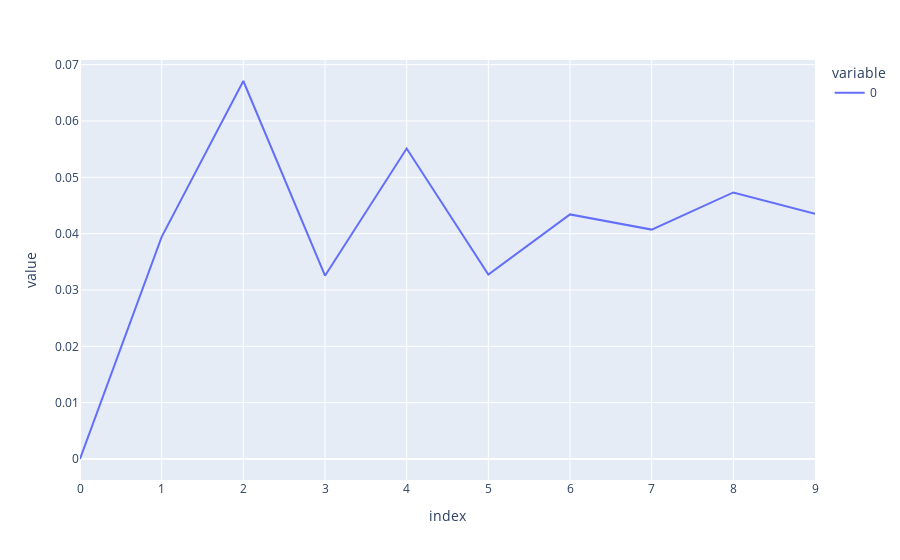

This figure's notebook cell:
### Code cell
# Testing - Accuracy
import numpy as np
import plotly.express as px
i, j = 1, 2
l2_errors = np.linalg.norm(results[j]['field']['u'] - results[i]['field']['u'], axis=1) / np.linalg.norm(results[i]['field']['u'], axis=1)
print(np.mean(l2_errors))
px.line(l2_errors)

### Figure 1 — Plotly figure (JSON) as saved in the notebook; plotly's stock layout.template omitted (floating-point values rounded to 4 significant figures)
{"data": [{"hovertemplate": "variable=0<br>index=%{x}<br>value=%{y}<extra></extra>", "legendgroup": "0", "line": {"color": "#636efa", "dash": "solid"}, "marker": {"symbol": "circle"}, "mode": "lines", "name": "0", "orientation": "v", "showlegend": true, "type": "scatter", "x": [0, 1, 2, 3, 4, 5, 6, 7, 8, 9], "xaxis": "x", "y": [7.676e-16, 0.03944, 0.0671, 0.03253, 0.05512, 0.03275, 0.04341, 0.04072, 0.04731, 0.04352], "yaxis": "y"}], "layout": {"legend": {"title": {"text": "variable"}, "tracegroupgap": 0}, "margin": {"t": 60}, "xaxis": {"anchor": "y", "domain": [0, 1], "title": {"text": "index"}}, "yaxis": {"anchor": "x", "domain": [0, 1], "title": {"text": "value"}}}}
